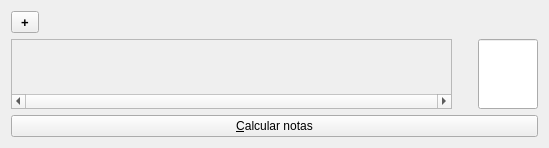
<?xml version="1.0" encoding="UTF-8"?>
<ui version="4.0">
 <author>Daniel L. Contreras Pino</author>
 <class>frm_GestorNotas</class>
 <widget class="QWidget" name="frm_GestorNotas">
  <property name="geometry">
   <rect>
    <x>0</x>
    <y>0</y>
    <width>549</width>
    <height>140</height>
   </rect>
  </property>
  <property name="windowTitle">
   <string>Form</string>
  </property>
  <layout class="QGridLayout" name="layoutcentral">
   <item row="1" column="0">
    <layout class="QHBoxLayout" name="horizontalLayout_3">
     <item>
      <widget class="QScrollArea" name="frame_notas">
       <property name="verticalScrollBarPolicy">
        <enum>Qt::ScrollBarAlwaysOff</enum>
       </property>
       <property name="horizontalScrollBarPolicy">
        <enum>Qt::ScrollBarAlwaysOn</enum>
       </property>
       <property name="widgetResizable">
        <bool>true</bool>
       </property>
       <widget class="QWidget" name="scrollAreaWidgetContents_2">
        <property name="geometry">
         <rect>
          <x>0</x>
          <y>0</y>
          <width>445</width>
          <height>43</height>
         </rect>
        </property>
        <layout class="QHBoxLayout" name="horizontalLayout"/>
       </widget>
      </widget>
     </item>
     <item>
      <spacer name="horizontalSpacer_2">
       <property name="orientation">
        <enum>Qt::Horizontal</enum>
       </property>
       <property name="sizeType">
        <enum>QSizePolicy::Fixed</enum>
       </property>
       <property name="sizeHint" stdset="0">
        <size>
         <width>20</width>
         <height>20</height>
        </size>
       </property>
      </spacer>
     </item>
     <item>
      <widget class="QLineEdit" name="lne_promedio">
       <property name="sizePolicy">
        <sizepolicy hsizetype="Expanding" vsizetype="Expanding">
         <horstretch>0</horstretch>
         <verstretch>0</verstretch>
        </sizepolicy>
       </property>
       <property name="minimumSize">
        <size>
         <width>50</width>
         <height>50</height>
        </size>
       </property>
       <property name="maximumSize">
        <size>
         <width>60</width>
         <height>16777215</height>
        </size>
       </property>
       <property name="font">
        <font>
         <pointsize>12</pointsize>
         <weight>75</weight>
         <bold>true</bold>
        </font>
       </property>
       <property name="focusPolicy">
        <enum>Qt::NoFocus</enum>
       </property>
       <property name="inputMask">
        <string notr="true"/>
       </property>
       <property name="text">
        <string notr="true"/>
       </property>
       <property name="alignment">
        <set>Qt::AlignCenter</set>
       </property>
       <property name="readOnly">
        <bool>true</bool>
       </property>
      </widget>
     </item>
    </layout>
   </item>
   <item row="0" column="0">
    <widget class="QToolButton" name="btn_agregarnota">
     <property name="sizePolicy">
      <sizepolicy hsizetype="Fixed" vsizetype="Fixed">
       <horstretch>0</horstretch>
       <verstretch>0</verstretch>
      </sizepolicy>
     </property>
     <property name="minimumSize">
      <size>
       <width>28</width>
       <height>0</height>
      </size>
     </property>
     <property name="maximumSize">
      <size>
       <width>28</width>
       <height>16777215</height>
      </size>
     </property>
     <property name="font">
      <font>
       <pointsize>10</pointsize>
       <weight>75</weight>
       <bold>true</bold>
      </font>
     </property>
     <property name="toolTip">
      <string>Agrega una nueva calificación.</string>
     </property>
     <property name="text">
      <string notr="true">+</string>
     </property>
    </widget>
   </item>
   <item row="3" column="0">
    <widget class="QPushButton" name="btn_calcular">
     <property name="toolTip">
      <string>Calcula las notas necesarias para alcanzar un promedio dado.</string>
     </property>
     <property name="text">
      <string>&amp;Calcular notas</string>
     </property>
    </widget>
   </item>
   <item row="2" column="0">
    <spacer name="verticalSpacer">
     <property name="orientation">
      <enum>Qt::Vertical</enum>
     </property>
     <property name="sizeHint" stdset="0">
      <size>
       <width>20</width>
       <height>40</height>
      </size>
     </property>
    </spacer>
   </item>
  </layout>
 </widget>
 <resources/>
 <connections>
  <connection>
   <sender>btn_agregarnota</sender>
   <signal>clicked()</signal>
   <receiver>frm_GestorNotas</receiver>
   <slot>AgregarNota()</slot>
   <hints>
    <hint type="sourcelabel">
     <x>20</x>
     <y>14</y>
    </hint>
    <hint type="destinationlabel">
     <x>57</x>
     <y>13</y>
    </hint>
   </hints>
  </connection>
 </connections>
 <slots>
  <slot>AgregarNota()</slot>
 </slots>
</ui>
